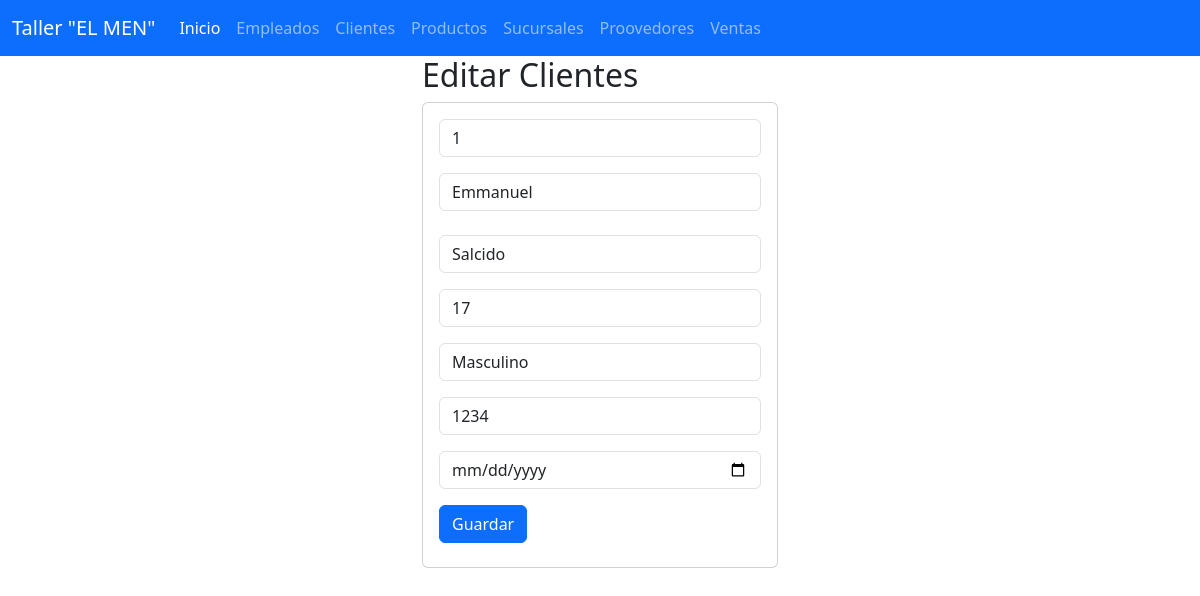
The page /seleccionarClientes/1 on the database its author committed.
### Clientes_app/models.py (models this page shows, shortened)
class Clientes(models.Model):
    Id_Cliente = models.IntegerField(primary_key=True)
    nombre  = models.CharField(max_length=50)
    apellidos  = models.CharField(max_length=50)
    edad   = models.IntegerField()
    sexo  = models.CharField(max_length=10)
    dni   = models.CharField(max_length=15)
    fecha_nacimiento   = models.DateField()
    class Meta:
        db_table =  "Clientes"
        verbose_name = "Cliente"
        verbose_name_plural = "Clientes"

### Clientes_app/views.py (the view)
# urls.py: path("seleccionarClientes/<Id_Cliente>",views.seleccionarClientes,name="seleccionarClientes"),
def seleccionarClientes( request, Id_Cliente):
    clientes = Clientes.objects.get(Id_Cliente=Id_Cliente)
    return render(request, 'editarClientes.html', {'clientes': clientes})

### Clientes_app/templates/editarClientes.html
{% extends "base.html" %}
{% block cuerpo %}
<div class="row">
    <div class="col-md-4 offset-md-4">
        <h2>Editar Clientes</h2>
        <div class="card">
            <div class="card-body">
                <form action="/editarClientes/" method="POST"> {% csrf_token %}
                    <div class="form-group">
                        <input type="text" id="txtid" name="txtid" class="form-control"
                        value="{{clientes.Id_Cliente}}" minlength="1" maxlength="6" readonly required>
                    </div>
                    <div class="form-group py-3">
                        <input type="text" id="txtnombre" name="txtnombre" class="form-control"
                        value="{{clientes.nombre}}" maxlength="100" required>
                    </div>
                    <div class="form-group py-2">
                        <input type="text" id="txtapellidos" name="txtapellidos" class="form-control"
                        min="1" max="9" value="{{clientes.apellidos}}" required>
                    </div>
                    <div class="form-group py-2">
                        <input type="text" id="txtedad" name="txtedad" class="form-control"
                        min="1" max="9" value="{{clientes.edad}}" required>
                    </div>
                    <div class="form-group py-2">
                        <input type="text" id="txtsexo" name="txtsexo" class="form-control"
                        min="1" max="9" value="{{clientes.sexo}}" required>
                    </div>
                    <div class="form-group py-2">
                        <input type="text" id="DNI" name="DNI" class="form-control"
                        min="1" max="9" value="{{clientes.dni}}" required>
                    </div>
                    <div class="form-group py-2">
                        <input type="date" id="txtfecha" name="txtfecha" class="form-control"
                        min="1" max="9" value="{{clientes.fecha_nacimiento}}" required>
                    </div>
                    <div class="form-group py-2">
                        <button type="submit" class="btn btn-primary">Guardar</button>
                    </div>
                </form>
            </div>
        </div>
    </div>
</div>
{% endblock %}

### rows shown on the page
Clientes: txtid "1", txtnombre "Emmanuel", txtapellidos "Salcido", txtedad "17", txtsexo "Masculino", DNI "1234"
